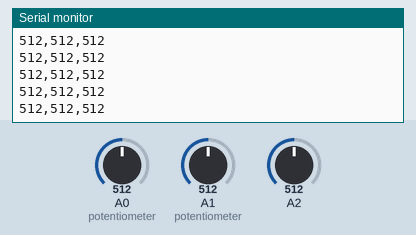
Recording of a sketch running on a simulated Arduino Uno, built with avr-gcc and run on an emulated ATmega328P. On the bench: the last lines printed to the serial monitor. The test bench sets the inputs (shaded band); at power-on: A0 (potentiometer) = 512, A1 (potentiometer) = 512, A2 = 512.

Above: at 1.2 s.
1.3 s: A0 (potentiometer) set to 11
At 1.9 s:
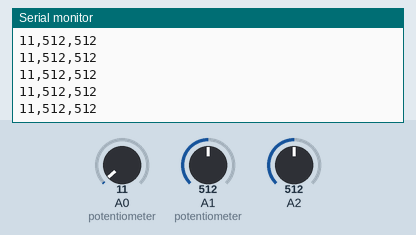
2.8 s: A0 (potentiometer) set to 8
At 3.5 s:
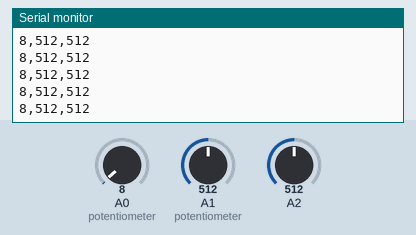
4.3 s: A1 (potentiometer) set to 991
At 4.8 s:
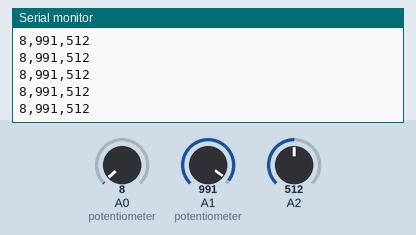
5.8 s: A1 (potentiometer) set to 1014
At 6.7 s:
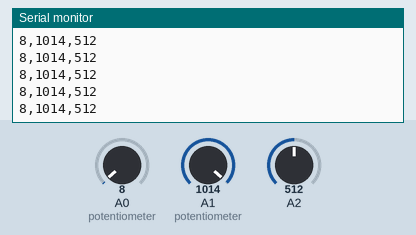
Timing chart, 0 to 8.8 s (numbered marks = the images above; inputs shaded):
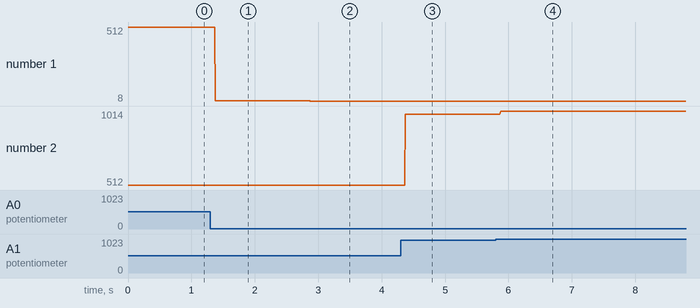

Measured:
- after the input at 1.3 s, the serial monitor: prints a new line after 0.08 s (image 1)
- after the input at 2.8 s, the serial monitor: prints a new line after 0.08 s (image 2)
- after the input at 4.3 s, the serial monitor: prints a new line after 0.08 s (image 3)
- after the input at 5.8 s, the serial monitor: prints a new line after 0.07 s (image 4)
- plotted number 1: 512 → 11 after the input at 1.3 s, 11 → 8 after the input at 2.8 s
- plotted number 2: 512 → 991 after the input at 4.3 s, 991 → 1014 after the input at 5.8 s

The sketch:

Wavy.ino
```cpp
/*
  Project Title: Wavy (Arduino Code)
  Student Name & ID: Ivy Sun 3183268
  Course Code & Titlel: DIGF-2015-001 Atelier II: Collaboration
  Instructor: Dr. Adam Tindale
  OCAD University
  Modified by Ivy Sun in Apr. 2022
  Based on:
  Arduino Tutorials/References/Resources/Built-In Examples:

  Sample Code file "AnalogReadSerial" from Arduino Built-In Examples Library
  https://www.arduino.cc/en/Tutorial/BuiltInExamples/AnalogReadSerial

  Sample Code file "AnalogInOutSerial" by Tom Igoe from Arduino Built-In Examples Library
  https://www.arduino.cc/en/Tutorial/BuiltInExamples/AnalogInOutSerial

  Sample Code file "SerialCallResponseASCII" by Tom Igoe, Scott Fitzgerald and Greg Shakar from Arduino Built-In Examples Library
  https://www.arduino.cc/en/Tutorial/BuiltInExamples/SerialCallResponseASCII

  Sample Code file "Calibration" by David A Mellis, Tom Igoe and Zachary J. Fields from Arduino Built-In Examples Library
  https://www.arduino.cc/en/Tutorial/BuiltInExamples/Calibration

  https://www.arduino.cc/en/Reference/Map

  Online Resources:

  Lab: Intro to Asynchronous Serial Communications - ITP Physical Computing
  https://itp.nyu.edu/physcomp/lab-intro-to-serial-communications/
*/

/*
  Reads an analog input on pin 0, pin 1 and pin2 prints the result to the Serial Monitor.
  Graphical representation is available using Serial Plotter (Tools > Serial Plotter menu).

  The Circuit:
  Attach the center pin of 20k potentiometer to pin A0, and the outside pins to +5V and ground.
  Attach the center pin of 10k potentiometer to pin A1, and the outside pins to +5V and ground.
  Attach one pin of a photoresistor to pin A2, and the outside pins to +5V.
  Attach one pin of a resistor to pin A2, and the outside pins to ground.
*/

//int incoming; //variable for storing incoming data from p5.js

// the setup routine runs once when you press reset:
void setup() {
  // initialize serial communication at 9600 bits per second:
  Serial.begin(9600);
}

// the loop routine runs over and over again forever:
void loop() {
  // read the input on analog pin 0:
  int pot1Val = analogRead(A0); //big potentiometer pin
  // read the input on analog pin 1:
  int pot2Val = analogRead(A1); //small potentiometer pin
  // read the input on analog pin 2:
  int ldrVal = analogRead(A2); //photoresistor pin

  //SENDING SERIAL TO P5.JS
  //special formatting: strings separated by commas (ASCII)
  // print out the value you read:
  Serial.print(pot1Val);
  Serial.print(",");
  Serial.print(pot2Val);
  Serial.print(",");
  Serial.println(ldrVal);

  // delay in between reads for stability
  // wait 1 millisecond before the next loop for the analog-to-digital
  // converter to settle after the last reading:
  delay(1); //slow data

  /*
  //RECEIVING SERIAL FROM P5.JS
  if (Serial.available() > 0) {
    incoming = Serial.read(); //store data
  }
  */
}
```
